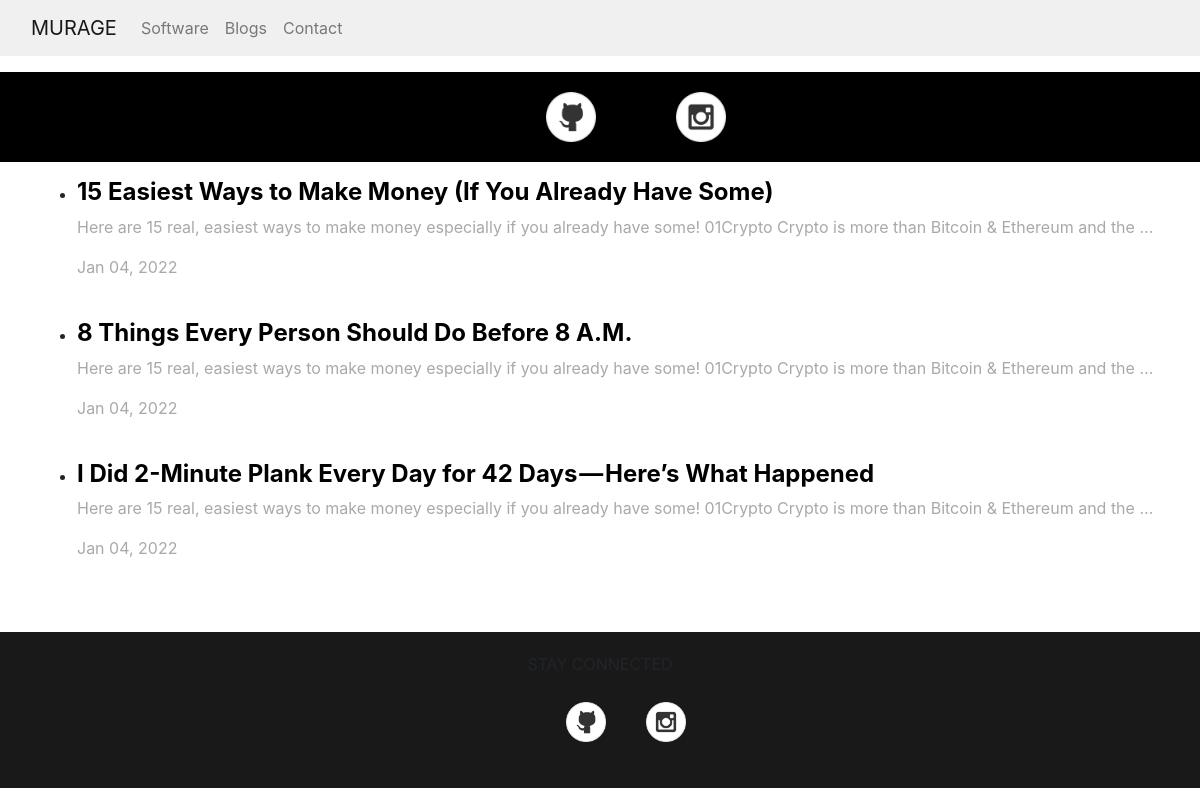
/blogs/blogs, run on an earlier commit of the app's database.
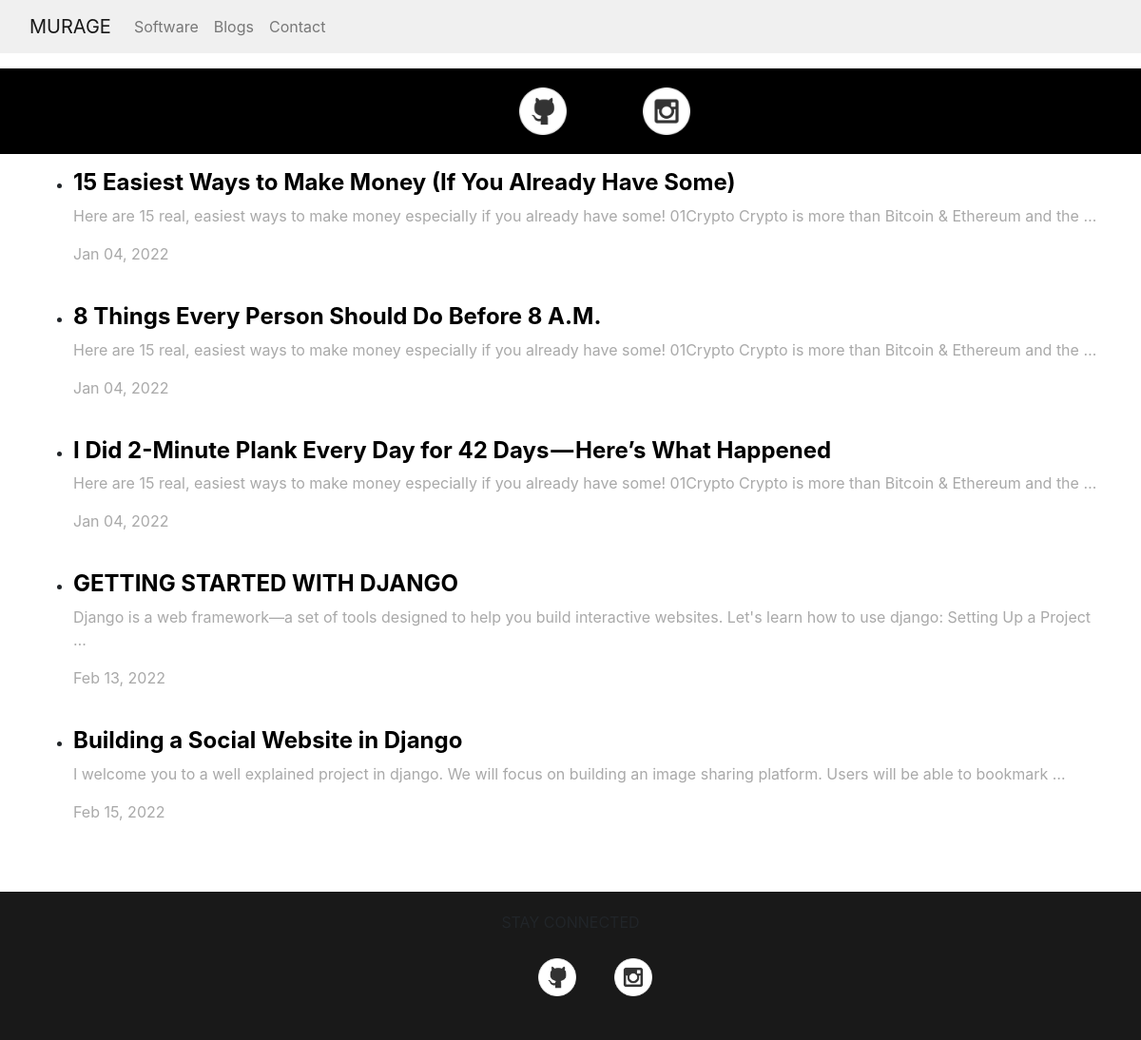
And on a later commit of the database.
### blogs/models.py (models this page shows, shortened)
class Blog(models.Model):
    topic = models.CharField(max_length=150)
    text = models.TextField()
    date_added = models.DateTimeField(auto_now_add=True)

### blogs/views.py (the view)
# urls.py: path("blogs", views.blogs, name='blogs'),
def blogs(request):
    blogs = Blog.objects.order_by('date_added')
    context = {'blogs': blogs}
    return render(request, 'mypage/blogs.html', context)

### mypage/templates/mypage/blogs.html (shortened to what this page needs)
{% extends 'mypage/base.html' %}
{% load static %}
{% load bootstrap4 %}
{% block content %}
{% include 'mypage/navbar.html' %}
<br>
<br>
<br>
<div class='icons' id='bg-icons' style="background: black;">
    <ul>
        <li><a href="#" ><img src=" {% static 'images/email.png'%}" alt=""></a></li>
        <li><a href="https://github.com/javaGhost1" target="_blank"><img src="{% static 'images/github.png'%}" alt=""></a></li>
        <li><a href="https://twitter.com/home" target="_blank"><img src="{% static 'images/twitter_transparent.png' %}" alt=""></a></li>
        <li><a href="https://www.instagram.com/njerufreeman/" target="_blank"><img src="{% static 'images/instagram.png'%}" alt=""></a></li>
    </ul>
</div>
<div class="container">
    <div class='card mb-3' style="border:none;">
        <ul>
            {% for blog in blogs %}
                <li>
                    <a class='blog-link' href={% url 'blogs:blog' blog.id%}>
                        <h4 class="header-text">{{blog.topic}}</h4>
                        <p>{{blog.text|safe|truncatewords:25}}</p>
                        <p>{{blog.date_added|date:'M d, Y'}}</p>
                    <br>
                </li>
            {%empty%}
                <li> No blogs yet</li>
            {% endfor %}
        </ul>
    </div>
</div>
{% include 'mypage/footer.html' %}
{% endblock content %}

What changed in the data, as far as the page shows it:
added Blog: topic "GETTING STARTED WITH DJANGO", text "Django is a web framework—a set of tools designed to help you build interactive websites. Let's learn how to use django: Setting Up a Project …", date_added "Feb 13, 2022"
added Blog: topic "Building a Social Website in Django", text "I welcome you to a well explained project in django. We will focus on building an image sharing platform. Users will be able to bookmark …", date_added "Feb 15, 2022"
